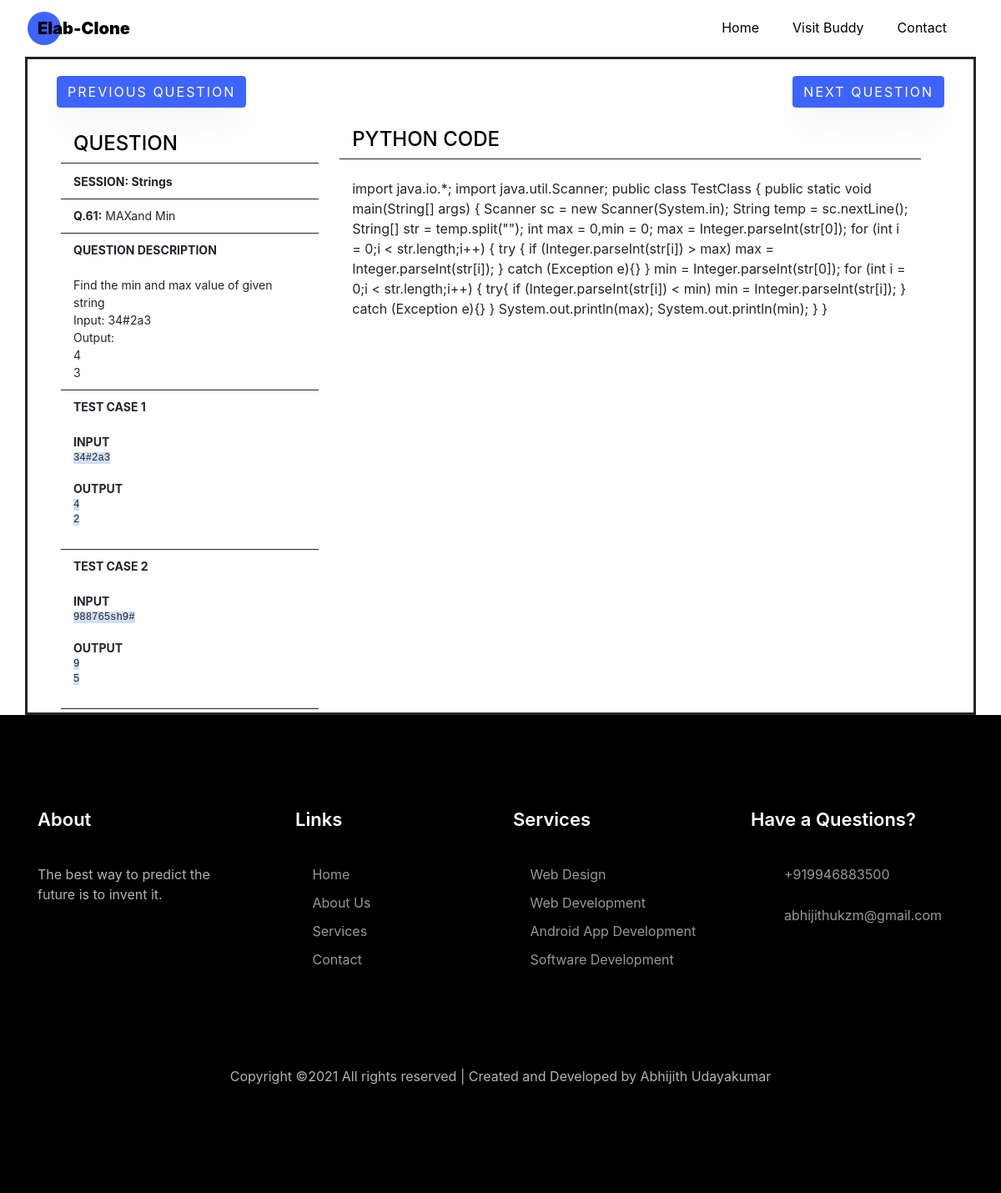
The app's page /C/data.php?rowid=61 with its own data.
### tables this page shows
CREATE TABLE `elabdata` (
  `id` int(100) DEFAULT NULL,
  `SESSION` varchar(255) DEFAULT NULL,
  `QUESTION_NO` varchar(100) DEFAULT NULL,
  `QUESTION_NAME` varchar(255) DEFAULT NULL,
  `QUESTION_DESC` varchar(3000) DEFAULT NULL,
  `CODE` varchar(5000) DEFAULT NULL
);

### C/data.php (the view, shortened to what this page needs)
<?php
$id = $_GET['rowid'];
$session = "";
$QNAME = "";
$QNDESC = "";
$CODE = "";
$TCNO = [];
$IP = [];
$OP = [];
$conn = mysqli_connect("localhost","root","","c");
  $sqldata = "SELECT id, SESSION, QUESTION_NO, QUESTION_NAME, QUESTION_DESC, CODE FROM elabdata WHERE id=$id";
  $result = $conn-> query($sqldata);
  if ($result-> num_rows > 0) {
    while ($row = $result-> fetch_assoc()) {
      $session = $row['SESSION'];
      $QNAME = $row['QUESTION_NAME'];
      $QNDESC = $row['QUESTION_DESC'];
      $CODE = $row['CODE'];
    }
  }
  $sqltest = "SELECT dataid, TESTCASE_NO, INPUT, OUTPUT FROM elabtestcase WHERE dataid=$id";
  $resulttest = $conn-> query($sqltest);
  if ($resulttest-> num_rows > 0) {
    $i = 0;
    while ($rowtest = $resulttest-> fetch_assoc()) {
      $TCNO[$i] = $rowtest['TESTCASE_NO'];
      $IP[$i] = $rowtest['INPUT'];
      $OP[$i] = $rowtest['OUTPUT'];
      $i++;
    }
  }
  $QNDESC = str_replace('(br)', '<br>', $QNDESC);
  $CODE = str_replace('(br)', '&#13;&#10;', $CODE);
?>
<!DOCTYPE html>
<html lang="en">
  <head>
    <link rel="stylesheet" href="css/open-iconic-bootstrap.min.css">
    <link rel="stylesheet" href="css/animate.css">
    <link rel="stylesheet" href="css/owl.carousel.min.css">
    <link rel="stylesheet" href="css/owl.theme.default.min.css">
    <link rel="stylesheet" href="css/magnific-popup.css">
    <link rel="stylesheet" href="css/aos.css">
    <link rel="stylesheet" href="css/ionicons.min.css">
    <link rel="stylesheet" href="css/flaticon.css">
    <link rel="stylesheet" href="css/icomoon.css">
    <link rel="stylesheet" href="css/style.css">
<link rel="stylesheet" href="https://stackpath.bootstrapcdn.com/bootstrap/4.5.0/css/bootstrap.min.css">
  </head>
  <body data-spy="scroll" data-target=".site-navbar-target" data-offset="300">
    <nav class="navbar navbar-expand-lg navbar-dark ftco_navbar ftco-navbar-light site-navbar-target" id="ftco-navbar">
      <div class="container">
        <a class="navbar-brand" href="../index.php" style="color: black;"><span style="color: black;">Elab-</span>Clone</a>
        <div class="collapse navbar-collapse" id="ftco-nav">
          <ul class="navbar-nav nav ml-auto">
            <li class="nav-item"><a href="../index.php" class="nav-link"><span style="color: black;">Home</span></a></li>
            <li class="nav-item"><a href="https://buddywebdeveloper.herokuapp.com/" class="nav-link" target="_blank"><span style="color: black;">Visit Buddy</span></a></li>
            <li class="nav-item"><a href="https://buddywebdeveloper.herokuapp.com/contact.html" class="nav-link" target="_blank"><span style="color: black;">Contact</span></a></li>
          </ul>
        </div>
      </div>
    </nav>
    <section>
      <div class="container" style="border:solid;">
  <form method="GET">
  <div class="btns" style="float: left; margin-top: 20px;">
    <button type="submit" class="btn btn-primary" name="QID" value="<?php echo $id; ?>" style="margin-left: 20px;" formaction="previous.php">Previous Question</button>
  </div>
  <div class="btns" style="float: right; margin-top: 20px;">
    <button type="submit" class="btn btn-primary" name="QID" value="<?php echo $id; ?>" style="margin-right: 20px;" formaction="next.php">Next Question</button>
  </div>
  </form>
<div _ngcontent-c16="" class="outer">
 <div _ngcontent-c16="" class="container ng-star-inserted">
    <div _ngcontent-c16="" class="question">
      <div _ngcontent-c16="" class="inner"><mat-card _ngcontent-c16="" class="mat-elevation-z2 mat-card">
        <h4 _ngcontent-c16="">QUESTION</h4>
        <mat-divider _ngcontent-c16="" class="mat-divider" role="separator" aria-orientation="horizontal"></mat-divider>
        <div _ngcontent-c16="" class="list">
          <div _ngcontent-c16="" class="list-item">
            <a _ngcontent-c16="" class="title">SESSION: <span name="sessiondata"><?php echo $session; ?></span> </a>
          </div>
          <mat-divider _ngcontent-c16="" class="mat-divider" role="separator" aria-orientation="horizontal"></mat-divider>
          <div _ngcontent-c16="" class="list-item">
            <a _ngcontent-c16="" class="title"><span name="questionno">Q.<?php echo $id; ?>:</span></a>
            <a _ngcontent-c16=""><span name="questionname"><?php echo $QNAME; ?></span> </a>
          </div>
          <mat-divider _ngcontent-c16="" class="mat-divider" role="separator" aria-orientation="horizontal"></mat-divider>
          <div _ngcontent-c16="" class="list-item">
            <a _ngcontent-c16="" class="title">QUESTION DESCRIPTION </a><br _ngcontent-c16=""><br _ngcontent-c16="">
            <a _ngcontent-c16=""><span name="questiondesc"><?php echo $QNDESC; ?></span></a>
          </div>
          <mat-divider _ngcontent-c16="" class="mat-divider" role="separator" aria-orientation="horizontal"></mat-divider>
          <?php for($j=0; $j<count($TCNO); $j++){ ?>
              <div _ngcontent-c16="" class="list-item ng-star-inserted">
                    <a _ngcontent-c16="" class="title"><span name="tcno"><?php echo $TCNO[$j]; ?></span></a><br _ngcontent-c16=""><br _ngcontent-c16="">
                    <a _ngcontent-c16="" class="title">INPUT </a>
                    <pre _ngcontent-c16=""><code _ngcontent-c16=""><span name="tcinp"><?php echo $IP[$j]; ?></span></code></pre>
                    <a _ngcontent-c16="" class="title">OUTPUT </a>
                    <pre _ngcontent-c16=""><code _ngcontent-c16=""><span name="tcout"><?php echo $OP[$j]; ?></span></code></pre>
              </div>
              <mat-divider _ngcontent-c16="" class="mat-divider ng-star-inserted" role="separator" aria-orientation="horizontal"></mat-divider>
             <?php } ?>
        </div>
      </mat-card>
      </div>
    </div>
    <div _ngcontent-c16="" class="solution" >
      <mat-card _ngcontent-c16="" class="mat-elevation-z2 mat-card" style="display: block">
        <h4 _ngcontent-c16="">PYTHON CODE</h4>
        <mat-divider _ngcontent-c16="" class="mat-divider" role="separator" aria-orientation="horizontal"></mat-divider>
        <br _ngcontent-c16="">
     <div class="codeeditor" id="jseditor">
      <?php echo $CODE; ?>
     </div>
      </mat-card>
    </div>
  </div>
</div>
</div>
    </section>
    <footer class="ftco-footer ftco-section">
      <div class="container">
        <div class="row mb-5">
          <div class="col-md">
            <div class="ftco-footer-widget mb-4">
              <h2 class="ftco-heading-2">About</h2>
              <p>The best way to predict the future is to invent it.</p>
              <ul class="ftco-footer-social list-unstyled float-md-left float-lft mt-5">
              </ul>
            </div>
          </div>
          <div class="col-md">
            <div class="ftco-footer-widget mb-4 ml-md-4">
              <h2 class="ftco-heading-2">Links</h2>
              <ul class="list-unstyled">
                <li><a href="#"><span class="icon-long-arrow-right mr-2"></span>Home</a></li>
                <li><a href="#"><span class="icon-long-arrow-right mr-2"></span>About Us</a></li>
                <li><a href="#"><span class="icon-long-arrow-right mr-2"></span>Services</a></li>
                <li><a href="#"><span class="icon-long-arrow-right mr-2"></span>Contact</a></li>
              </ul>
            </div>
          </div>
          <div class="col-md">
             <div class="ftco-footer-widget mb-4">
              <h2 class="ftco-heading-2">Services</h2>
              <ul class="list-unstyled">
                <li><a href="#"><span class="icon-long-arrow-right mr-2"></span>Web Design</a></li>
                <li><a href="#"><span class="icon-long-arrow-right mr-2"></span>Web Development</a></li>
                <li><a href="#"><span class="icon-long-arrow-right mr-2"></span>Android App Development</a></li>
                <li><a href="#"><span class="icon-long-arrow-right mr-2"></span>Software Development</a></li>
              </ul>
            </div>
          </div>
          <div class="col-md">
            <div class="ftco-footer-widget mb-4">
              <h2 class="ftco-heading-2">Have a Questions?</h2>
              <div class="block-23 mb-3">
                <ul>
                  <li><a href="#"><span class="icon icon-phone"></span><span class="text">+919946883500</span></a></li>
                  <li><a href="#"><span class="icon icon-envelope"></span><span class="text">abhijithukzm@gmail.com</span></a></li>
                </ul>
              </div>
            </div>
          </div>
        </div>
        <div class="row">
          <div class="col-md-12 text-center">
            <p>
  Copyright &copy;<script>document.write(new Date().getFullYear());</script> All rights reserved | Created and Developed by <a href="">Abhijith Udayakumar</a>
  </p>
          </div>
        </div>
      </div>
    </footer>
  </body>
</html>

### C/css/icomoon.css (style rules this page uses)
[class^="icon-"], [class*=" icon-"] { font-family: 'icomoon' !important; speak: none; font-style: normal; font-weight: normal; font-variant: normal; text-transform: none; line-height: 1; -webkit-font-smoothing: antialiased; -moz-osx-font-smoothing: grayscale; }
.icon-phone:before { content: "\f095"; }
.icon-envelope:before { content: "\f0e0"; }
.icon-long-arrow-right:before { content: "\f178"; }

### C/data.php (style rules this page uses)
#jseditor { height: 450px; }
body { margin: 0; padding: 0; }
.mat-divider { display:block;margin:0;border-top-width:1px;border-top-style:solid }
.mat-card { transition:box-shadow 280ms cubic-bezier(.4,0,.2,1);display:block;position:relative;padding:24px;border-radius:2px }
.mat-card .mat-divider { position:absolute;left:0;width:100% }
.mat-card-content>:first-child,.mat-card>:first-child { margin-top:0 }
.mat-card-content>:last-child:not(.mat-card-footer),.mat-card>:last-child:not(.mat-card-footer) { margin-bottom:0 }
.outer[_ngcontent-c16] { display:block;max-width:100% }
.container[_ngcontent-c16] { padding:0 20px 0 20px;display:-webkit-box;display:-ms-flexbox;display:flex }
.question[_ngcontent-c16] { width:30%;margin-right:20px;padding:5px;max-height:calc(100vh - 70px);overflow:scroll }
.solution[_ngcontent-c16] { width:65.5% }
.list[_ngcontent-c16] { margin-top:10px }
.list-item[_ngcontent-c16] { padding:10px 0 10px 0;font-size:14px }
.list-item[_ngcontent-c16] a.title[_ngcontent-c16] { font-weight:700 }
mat-card[_ngcontent-c16] { padding-left:15px!important;padding-right:15px!important;padding-bottom:0!important }
pre[_ngcontent-c16] { white-space:pre-wrap }
code[_ngcontent-c16] { background:#d1dffa }

### records on screen
elabdata: SESSION "Strings", QUESTION_NAME "MAXand Min", QUESTION_DESC "Find the min and max value of given string Input: 34#2a3 Output: 4 3", CODE "import java.io.*; import java.util.Scanner; public class TestClass { public static void main(String[] args) { Scanner sc = new Scanner(System.in); String temp = sc.nextLine(); String[] str = temp.split(\"\"); int max = 0,min = 0; max = Integer.parseInt(str[0]); for (int i = 0;i < str.length;i++) { try { if (Integer.parseInt(str[i]) > max) max = Integer.parseInt(str[i]); } catch (Exception e){} } min = Integer.parseInt(str[0]); for (int i = 0;i < str.length;i++) { try{ if (Integer.parseInt(str[i]) < min) min = Integer.parseInt(str[i]); } catch (Exception e){} } System.out.println(max); System.out.println(min); } }"

### other values on screen
$id "61"
$TCNO[$j] "TEST CASE 1"
$IP[$j] "34#2a3"
$OP[$j] "4 2"
$TCNO[$j] "TEST CASE 2"
$IP[$j] "988765sh9#"
$OP[$j] "9 5"
